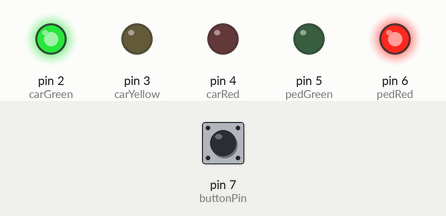
This sketch was run on a simulated Arduino Uno, built with avr-gcc and run on an emulated ATmega328P. Shown: output pins drawn as LEDs (lit = HIGH). The test bench sets the inputs (shaded band); at power-on: pin 7 (buttonPin) HIGH.

Above: at 5.0 s.
At 12.5 s:
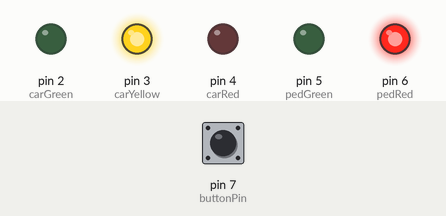
Timing chart, 0 to 19.5 s (numbered marks = the images above):
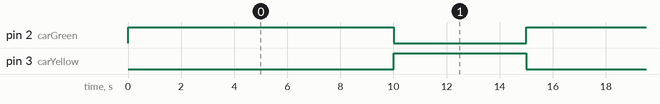

The sketch:

traffic_light_task_21__1_.ino
```cpp
// --- Pin Definitions ---
const int carGreen = 2;
const int carYellow = 3;
const int carRed = 4;
const int pedGreen = 5;
const int pedRed = 6;
const int buttonPin = 7;
// --- Variables ---
bool buttonPressed = false;
void setup() {
pinMode(carGreen, OUTPUT);
pinMode(carYellow, OUTPUT);
pinMode(carRed, OUTPUT);
pinMode(pedGreen, OUTPUT);
pinMode(pedRed, OUTPUT);
pinMode(buttonPin, INPUT_PULLUP);
// Start with Car Green, Pedestrian Red
digitalWrite(carGreen, HIGH);
digitalWrite(carYellow, LOW);
digitalWrite(carRed, LOW);
digitalWrite(pedGreen, LOW);
digitalWrite(pedRed, HIGH);
}
void loop() {
// --- CAR GREEN PHASE ---
digitalWrite(carGreen, HIGH);
digitalWrite(carYellow, LOW);
digitalWrite(carRed, LOW);
digitalWrite(pedGreen, LOW);
digitalWrite(pedRed, HIGH);
// Wait 10 seconds or until button is pressed
for (int i = 0; i < 1000; i++) {
if (digitalRead(buttonPin) == LOW) {
buttonPressed = true;
}
delay(10); // 10 seconds
}
// --- CAR YELLOW PHASE ---
digitalWrite(carGreen, LOW);
digitalWrite(carYellow, HIGH);
digitalWrite(carRed, LOW);
digitalWrite(pedGreen, LOW);
digitalWrite(pedRed, HIGH);
delay(5000); // 5 seconds
// --- PEDESTRIAN GREEN PHASE ---
if (buttonPressed) {
digitalWrite(carGreen, LOW);
digitalWrite(carYellow, LOW);
digitalWrite(carRed, HIGH);
digitalWrite(pedGreen, HIGH);
digitalWrite(pedRed, LOW);
delay(7000); // 7 seconds pedestrian green
buttonPressed = false;
}
// --- BACK TO CAR GREEN ---
digitalWrite(carGreen, HIGH);
digitalWrite(carYellow, LOW);
digitalWrite(carRed, LOW);
digitalWrite(pedGreen, LOW);
digitalWrite(pedRed, HIGH);
}
```

Measured:
- by itself, pin 2 (carGreen): alternates HIGH for 10.0 s and LOW for 5.0 s
- by itself, pin 3 (carYellow): alternates HIGH for 5.0 s and LOW for 10.0 s
